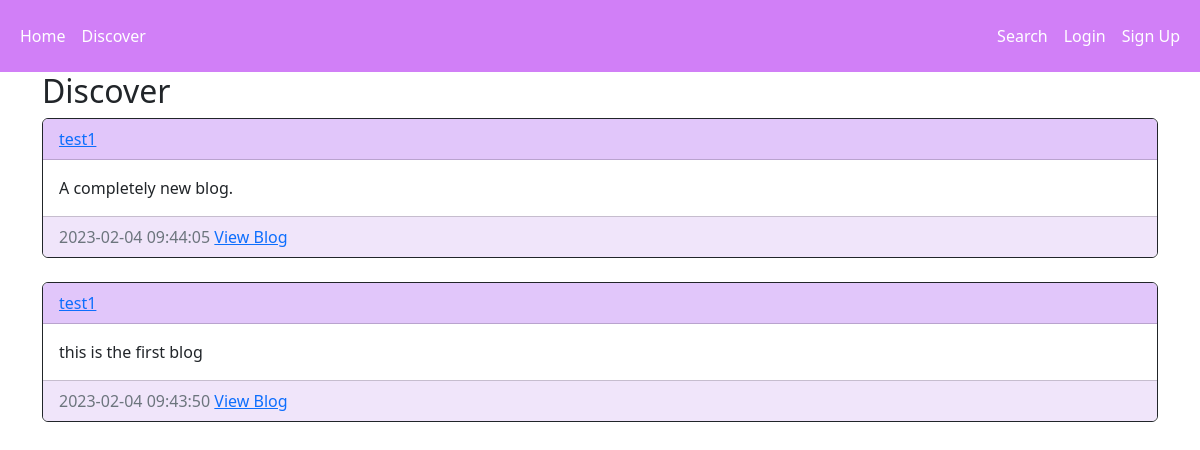
The app's page /discover with its own data.
### application/models.py (models this page shows, shortened)
class Blog(db.Model):
    __tablename__ = 'blog'
    id = db.Column(db.Integer, primary_key=True, autoincrement=True)
    title = db.Column(db.String)
    caption = db.Column(db.String)
    imageURL = db.Column(db.String)
    timestamp = db.Column(db.DateTime(timezone=True), default=func.now())
    author = db.Column(db.Integer, db.ForeignKey('user.id', ondelete="CASCADE"), nullable=False)

class User(db.Model, UserMixin):
    __tablename__ = 'user'
    id = db.Column(db.Integer, primary_key=True, autoincrement=True)
    username = db.Column(db.String, unique=True)
    password = db.Column(db.String)
    email = db.Column(db.String, unique=True)
    doj = db.Column(db.DateTime(timezone=True), default=func.now())
    followed = db.relationship('User', secondary=followers, primaryjoin=(followers.c.follower_id == id), secondaryjoin=(followers.c.followed_id == id), backref=db.backref('followers', lazy='dynamic'), lazy='dynamic')
    posts = db.relationship('Blog', backref='user', passive_deletes=True)

### application/views.py (the view)
@views.route("/discover", methods=["GET"])
def discover():
    blogs = Blog.query.order_by(Blog.timestamp.desc()).all()
    return render_template("discover.html", logged_user=current_user, posts=blogs)

### templates/discover.html (shortened to what this page needs)
{% extends "base.html" %}
{% block content %}
<div class="container">
<h2>Discover</h2>
{% for post in posts %}
<div class="card border-dark">
    <div class="card-header d-flex justify-content-between align-items-center" style="background-color: rgb(225, 198, 250);">
        <a href="{{ url_for('controllers.userpage', name=post.user.username) }}">{{post.user.username}}</a>
    </div>
    <div style="transform: rotate(0);">
    <div class="card-body">
        <div class="card-text text-truncate text-overflow">{{post.caption|safe}}</div>
    </div>
    <div class="card-footer text-muted" style="background-color: rgb(240, 229, 250);">{{post.timestamp}} <a href="{{ url_for('views.display', blog_id=post.id) }}" class="stretched-link">View Blog</a></div>
    </div>
</div>
<br/>
{% endfor %}
</div>
{% endblock %}

### records on screen
Blog: user.username "test1", caption "A completely new blog.", timestamp "2023-02-04 09:44:05"
Blog: user.username "test1", caption "this is the first blog", timestamp "2023-02-04 09:43:50"
